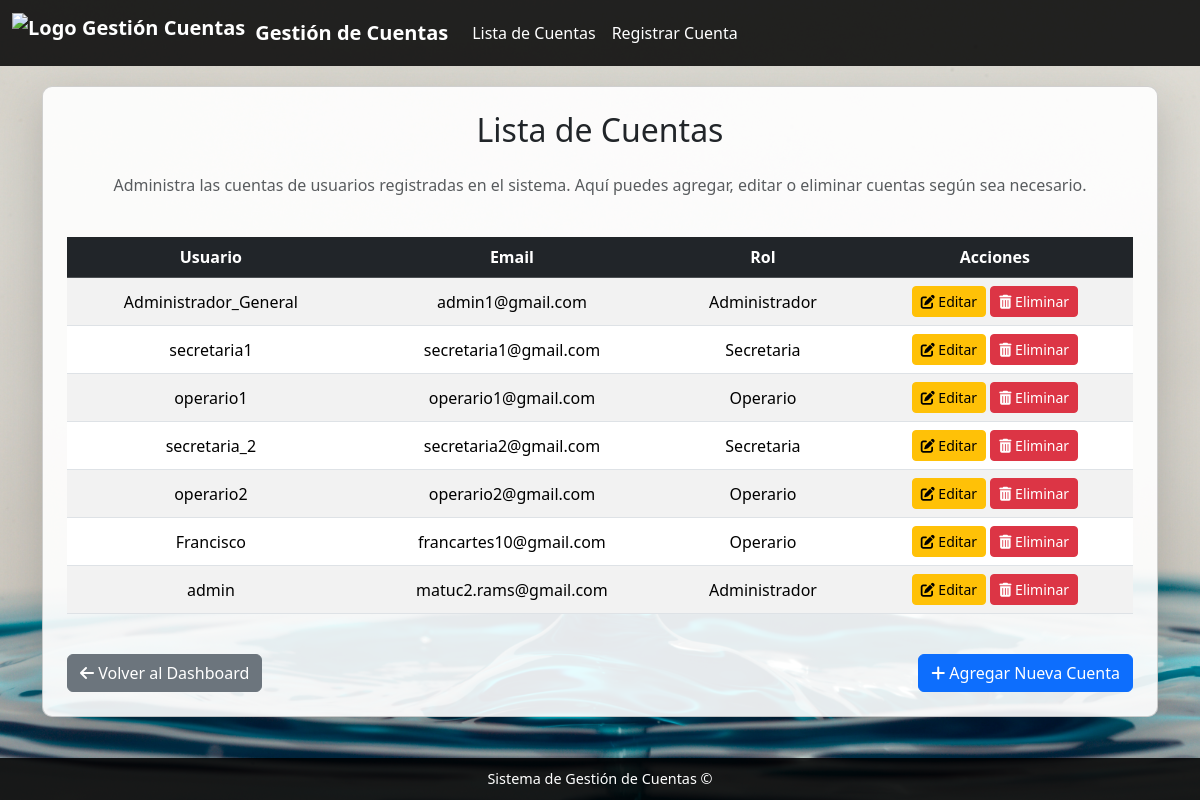
The page /registro_cuentas/ (signed in) on the database as committed earlier.
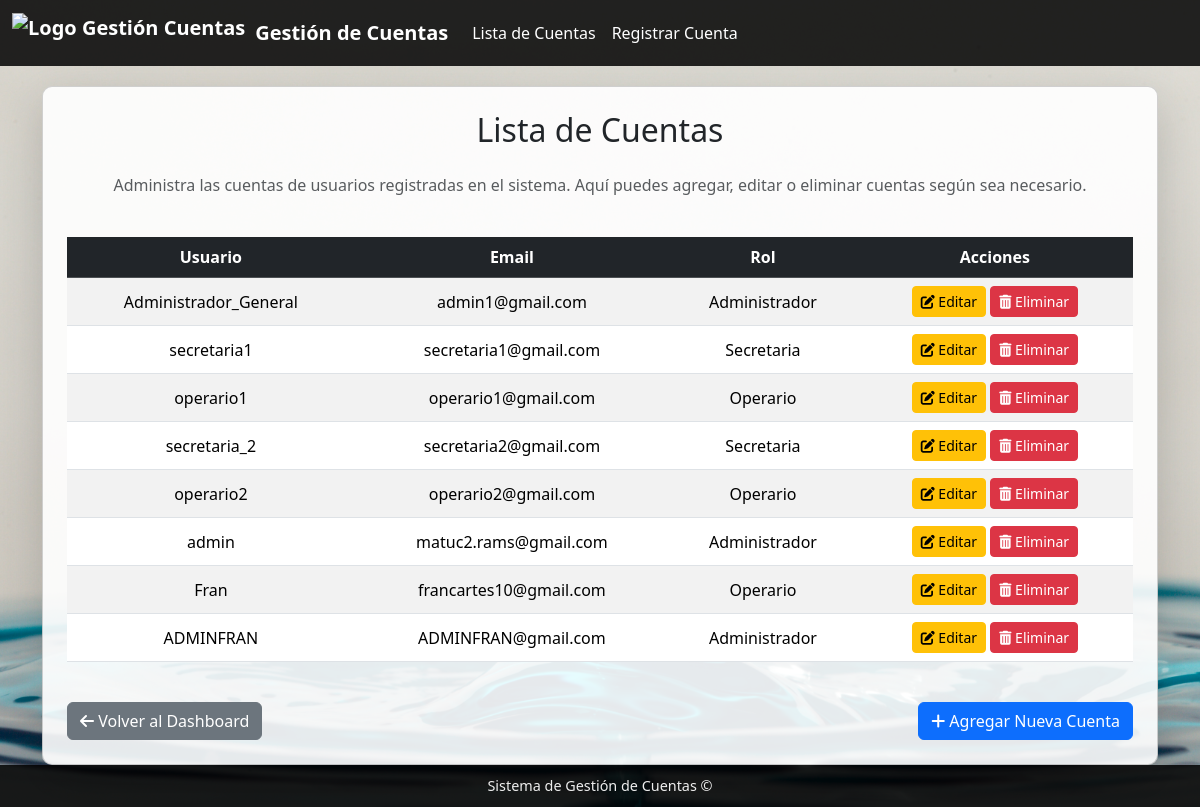
The same page on the database as committed later.
### registro_cuentas/models.py (models this page shows, shortened)
class Cuenta(AbstractUser):
    NOMBRE_ROLES = [
        ('admin', 'Administrador'),
        ('secretaria', 'Secretaria'),
        ('operario', 'Operario'),
    ]
    rol = models.CharField(
        max_length=50,
        choices=NOMBRE_ROLES,
        default='operario',
        help_text="Seleccione el rol asignado a esta cuenta"
    )
    def is_admin(self):
        return self.rol == 'admin'

### registro_cuentas/views.py (the view)
# urls.py: path('', views.lista_cuentas, name='lista_cuentas'),
@login_required
def lista_cuentas(request):
    if not request.user.is_admin():
        messages.error(request, "No tienes permiso para acceder a esta función.", extra_tags="registro_cuentas")
        return redirect('roles:redireccion_dashboard')
    query = request.GET.get('search', '').strip()
    cuentas = Cuenta.objects.all()
    if query:
        cuentas = cuentas.filter(username__icontains=query)
    return render(request, 'registro_cuentas/lista_cuentas.html', {
        'cuentas': cuentas,
        'query': query,
    })

### registro_cuentas/templates/registro_cuentas/lista_cuentas.html (shortened to what this page needs)
{% extends "registro_cuentas/base_registro_cuentas.html" %}
{% block content %}
<div class="card shadow-lg p-4">
    <h2 class="mb-4 text-center">Lista de Cuentas</h2>
    <p class="text-center text-muted">
        Administra las cuentas de usuarios registradas en el sistema. Aquí puedes agregar, editar o eliminar cuentas según sea necesario.
    </p>
    <div class="table-responsive mt-4">
        <table class="table table-striped table-hover text-center align-middle">
            <thead class="table-dark">
                <tr>
                    <th>Usuario</th>
                    <th>Email</th>
                    <th>Rol</th>
                    <th>Acciones</th>
                </tr>
            </thead>
            <tbody>
                {% for cuenta in cuentas %}
                <tr>
                    <td>{{ cuenta.username }}</td>
                    <td>{{ cuenta.email }}</td>
                    <td>{{ cuenta.get_rol_display }}</td>
                    <td>
                        <a href="{% url 'registro_cuentas:gestionar_cuenta' cuenta.id %}" class="btn btn-sm btn-warning">
                            <i class="fas fa-edit"></i> Editar
                        </a>
                        <a href="{% url 'registro_cuentas:eliminar_cuenta' cuenta.id %}" class="btn btn-sm btn-danger">
                            <i class="fas fa-trash-alt"></i> Eliminar
                        </a>
                    </td>
                </tr>
                {% empty %}
                <tr>
                    <td colspan="4" class="text-center text-muted">No se encontraron cuentas registradas.</td>
                </tr>
                {% endfor %}
            </tbody>
        </table>
    </div>
    <div class="d-flex justify-content-between mt-4">
        <a href="{% url 'roles:redireccion_dashboard' %}" class="btn btn-secondary">
            <i class="fas fa-arrow-left"></i> Volver al Dashboard
        </a>
        <a href="{% url 'registro_cuentas:gestionar_cuenta' %}" class="btn btn-primary">
            <i class="fas fa-plus"></i> Agregar Nueva Cuenta
        </a>
    </div>
</div>
{% endblock %}

### registro_cuentas/templates/registro_cuentas/base_registro_cuentas.html (shortened to what this page needs)
<!DOCTYPE html>
<html lang="es">
<head>
    {% load static %}
    <link href="https://cdn.jsdelivr.net/npm/bootstrap@5.3.2/dist/css/bootstrap.min.css" rel="stylesheet">
    <link href="https://cdnjs.cloudflare.com/ajax/libs/font-awesome/6.5.0/css/all.min.css" rel="stylesheet">
</head>
<body>
    <nav class="navbar navbar-expand-lg">
        <div class="container-fluid">
            <a class="navbar-brand" href="{% url 'roles:redireccion_dashboard' %}">
                <img src="{% static 'img/logo.png' %}" alt="Logo Gestión Cuentas">
                Gestión de Cuentas
            </a>
            <div class="collapse navbar-collapse" id="navbarNav">
                <ul class="navbar-nav">
                    {% if user.is_authenticated %}
                        {% if user.rol == 'admin' %}
                            <li class="nav-item"><a class="nav-link" href="{% url 'registro_cuentas:lista_cuentas' %}">Lista de Cuentas</a></li>
                            <li class="nav-item"><a class="nav-link" href="{% url 'registro_cuentas:gestionar_cuenta' %}">Registrar Cuenta</a></li>
                        {% endif %}
                    {% else %}
                        <li class="nav-item"><a class="nav-link" href="{% url 'login:home' %}">Iniciar Sesión</a></li>
                    {% endif %}
                </ul>
            </div>
        </div>
    </nav>
    <main class="container">
        {% block content %}{% endblock %}
    </main>
    <footer>
        <p class="mb-0">Sistema de Gestión de Cuentas &copy; {{ current_year }}</p>
    </footer>
</body>
</html>

Rows that differ between the two databases and show on the page:
removed Cuenta: username "Francisco", email "francartes10@gmail.com", rol "Operario"
added Cuenta: username "Fran", email "francartes10@gmail.com", rol "Operario"
added Cuenta: username "ADMINFRAN", email "ADMINFRAN@gmail.com", rol "Administrador"
